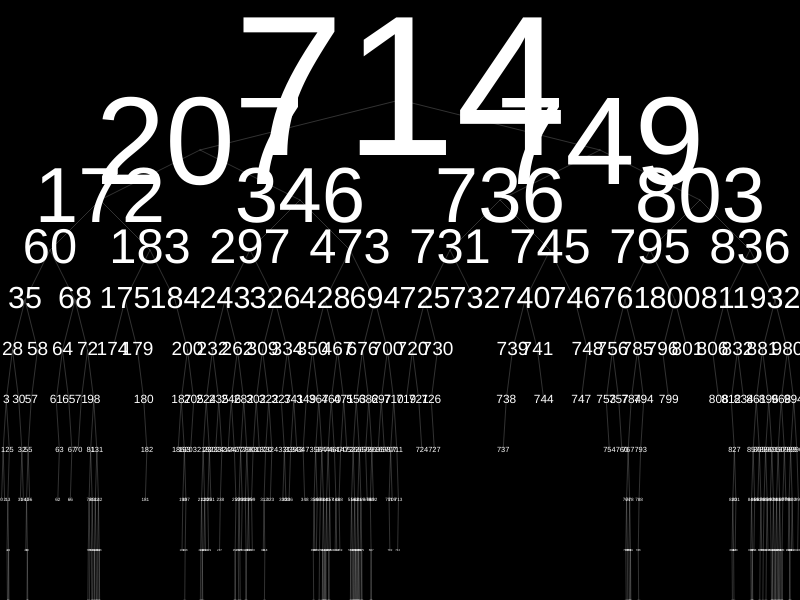
Frame 1 (no input)
Frame 60 (no input): identical to frame 1, image omitted
Frame 120 (the mouse pressed at the canvas centre since frame 60): identical to frame 1, image omitted

The p5.js sketch that drew this single still picture (run headless with seeded random() and noise() and a simulated clock; from frame 60 on, the mouse is pressed at the canvas centre):

// p5.js sketch
// ── sketch.js
var tree;
var level = 0;
vDiff = 30;
var fontSize = 200;
function setup() {
  tree = new Node();
  for (var i = 0; i < 1000; i++) {
    tree.add(floor(random(1000)));
  }

  createCanvas(displayWidth, displayHeight);
}

function draw() {
  background(0);
  translate(width / 2, fontSize / 2);
  textAlign(CENTER, CENTER);
  vDiff = fontSize / 4;
  tree.view();
}

function Node() {
  this.val = null;
  this.left = null;
  this.right = null;
}

Node.prototype.add = function(val) {
  if (this.val == null) {
    this.val = val;
  } else if (val < this.val) {
    if (this.left == null) this.left = new Node();
    this.left.add(val);
  } else if (val > this.val) {
    if (this.right == null) this.right = new Node();
    this.right.add(val);
  }
};

Node.prototype.view = function() {
  if (this.left != null) {
    level++;
    stroke(255, 50);
    strokeWeight(1);
    line(0, 0, -width / 2 / pow(2, level), vDiff);
    push();
    translate(-width / 2 / pow(2, level), vDiff);
    this.left.view();
    level--;
    pop();
  }
  if (this.val != null) {
    noStroke();
    fill(255);
    textSize(fontSize / pow(1.6, level));
    text(this.val, 0, 0);
  }
  if (this.right != null) {
    level++;
    stroke(255, 50);
    strokeWeight(1);
    line(0, 0, width / 2 / pow(2, level), vDiff);
    push();
    translate(width / 2 / pow(2, level), vDiff);
    this.right.view();
    level--;
    pop();
  }
};

Node.prototype.search = function(val) {
  console.log(this.val);
  if (val == this.val) {
    return this;
  } else if (val < this.val && this.left != null) {
    return this.left.search(val);
  } else if (val > this.val && this.right != null) {
    return this.right.search(val);
  }
};
